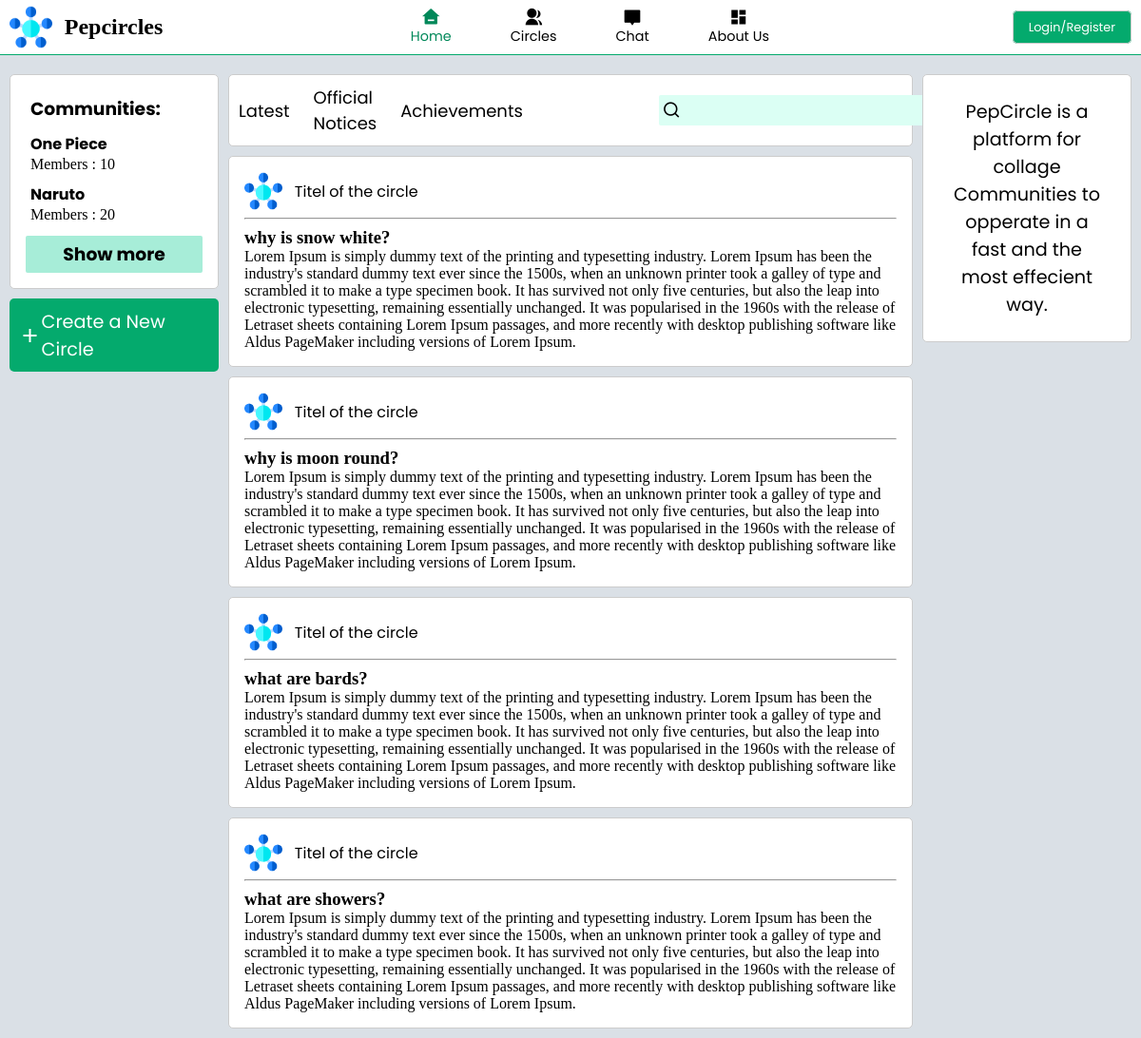
Before: / with the older database file.
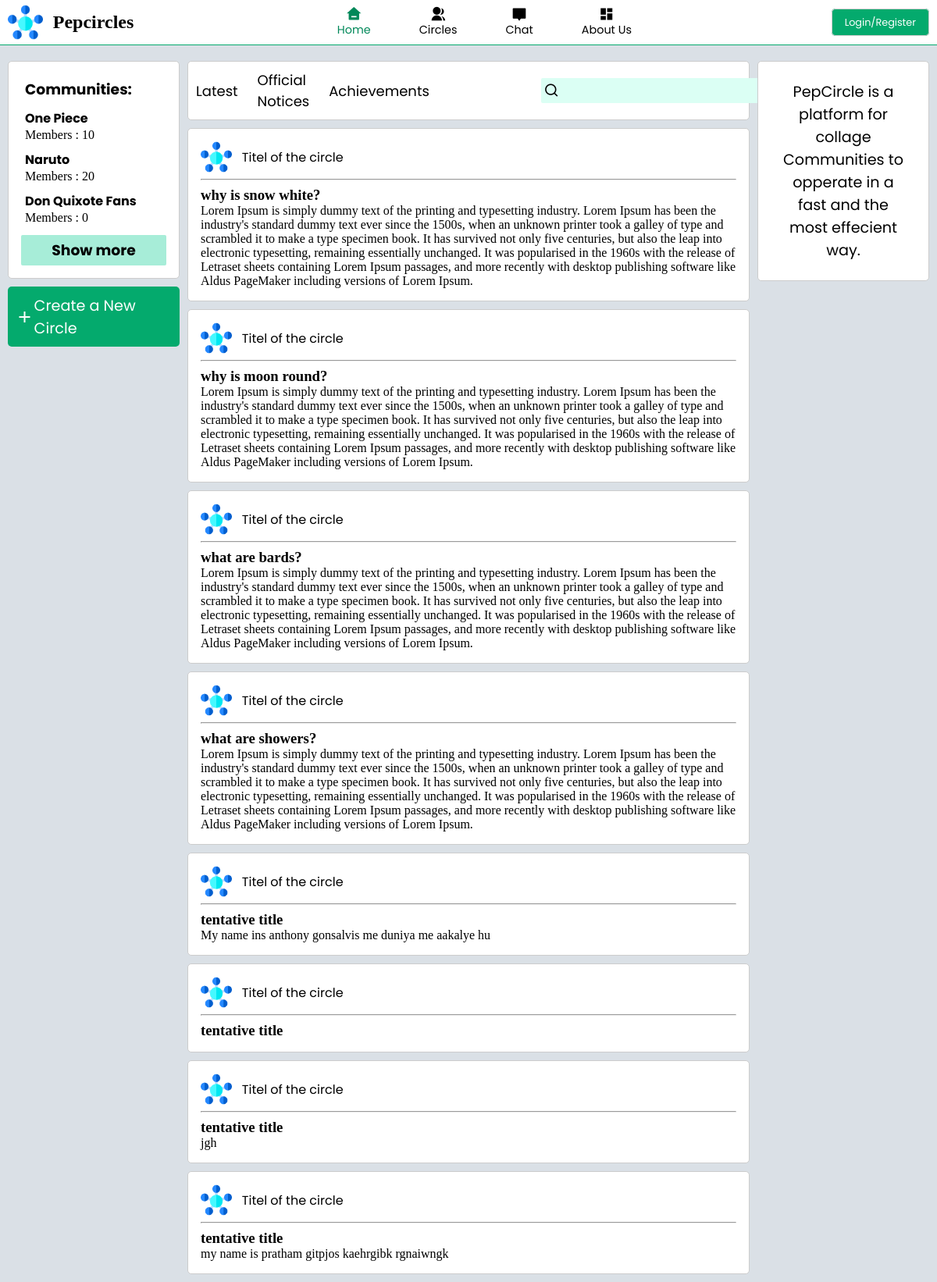
After: the same page with the newer database file.
### tables this page shows
CREATE TABLE `community_info` (
  `community_id` int(11) NOT NULL,
  `community_name` varchar(256) NOT NULL,
  `discription` longtext NOT NULL,
  `status` int(11) NOT NULL,
  `img` varchar(256) NOT NULL,
  `members` int(11) NOT NULL DEFAULT 0,
  `owner` varchar(250) NOT NULL
);

CREATE TABLE `posts` (
  `post_id` int(11) NOT NULL,
  `time` time(6) NOT NULL,
  `date` date NOT NULL,
  `user_id` varchar(256) NOT NULL,
  `title` varchar(3000) NOT NULL,
  `content` longtext NOT NULL
);

### index.php (the view, shortened to what this page needs)
<?php
include "pages/back/connection.php";
$sql = "SELECT *
            FROM community_info";
$sql2 = "SELECT *
            FROM posts";
$res = mysqli_query($conn, $sql);
$res2 = mysqli_query($conn, $sql2);
?>
<!DOCTYPE html>
<html lang="en">
<head>
    <link rel="stylesheet" href="css/index_style.css">
    <link rel="stylesheet" href="css/navbar.css">
    <link href="https://cdn.jsdelivr.net/npm/remixicon@2.5.0/fonts/remixicon.css" rel="stylesheet">
    <link rel="stylesheet" href="https://unpkg.com/boxicons@latest/css/boxicons.min.css">
</head>
<body>
    <?php
    include "pages/navbar.php";
    ?>
    <div class="main">
        <div class="comm_bar">
            <div class="sub_comm_bar">
                <h3 class="head">Communities:</h3>
                <ul>
                    <?php
                    if (mysqli_num_rows($res) > 0) {
                        while ($row = mysqli_fetch_assoc($res)) {
                    ?>
                            <li>
                                <a href="pages/community_page.php?commid=<?php echo $row['community_id'] ?>">
                                    <h3><?php echo $row['community_name']; ?></h3>
                                    <p>Members : <?php echo $row['members']; ?></p>
                                </a>
                            </li>
                    <?php
                        }
                    }
                    ?>
                </ul>
                <div class="show_more">
                    <h3 class="head"><a href="pages/circles.php">Show more</a></h3>
                </div>
            </div>
            <div class="create">
                <a href="pages/create_comm.php" id="comm">
                    <div><i class="ri-add-line"></i>
                        <p>Create a New Circle</p>
                    </div>
                </a>
            </div>
        </div>
        <div class="feed">
            <div class="tags">
                <a href="#">Latest</a>
                <a href="#">Official Notices</a>
                <a href="#">Achievements</a>
                <form class="search-box">
                <i class="ri-search-line"></i><input type="search">
                </form>
            </div>
            <div class="posts">
                <?php
                if (mysqli_num_rows($res2) > 0) {
                    while ($row2 = mysqli_fetch_assoc($res2)) {
                ?>
                        <div class="ind_post">
                            <div class="head_post">
                                <img src="./images/logo.png" alt="">
                                <span>Titel of the circle</span>
                            </div>
                            <hr>
                            <h3><?php echo $row2['title']; ?></h3>
                            <p><?php echo $row2['content']; ?></p>
                        </div>
                <?php }
                } ?>
            </div>
        </div>
        <div class="right_side">
                <?php
                    if (isset($_SESSION['login_status'])) {
                        $sql4 = "SELECT *
                                FROM staticcustomerinfo
                                WHERE user_id = '$user_id'";
                        $res4 = mysqli_query($conn, $sql4);
                        if (mysqli_num_rows($res4) > 0) {
                            $row4 = mysqli_fetch_assoc($res4);
                ?>
            <a href="pages/profile_page.php">
                <div class="profile" id="profile">
                    <div class="img">
                        <img src="<?php echo "images/profile_img/".$row4['profile_img']; ?>">
                    </div>
                    <div class="info">
                        <p><?php echo base64_decode($row4['user_name']); ?></p>
                        <p><?php echo base64_decode($row4['about']); ?></p>
                    </div>
                    <div class="pro_cir">
                        <p>Your circles : 5</p>
                        <p>Members : 500</p>
                    </div>
                </div>
            </a>
            <div class="sub_comm_bar" id="recent">
                <h3 class="head">Recent Posts:</h3>
                <ul>
                    <li>
                        <a href="#">
                            <h3>This_Community</h3>
                            <p>Community Discription</p>
                        </a>
                    </li>
                    <li>
                        <a href="#">
                            <h3>This_Community</h3>
                            <p>Community Discription</p>
                        </a>
                    </li>
                    <li>
                        <a href="#">
                            <h3>This_Community</h3>
                            <p>Community Discription</p>
                        </a>
                    </li>
                </ul>
            </div>
            <?php } } else{ ?>
                <div class="profile">
                    <div class = "info">
                        <p>PepCircle is a platform for collage Communities to opperate in a fast and the most effecient way.</p>
                    </div>
                </div>
            <?php } ?>
        </div>
    </div>
</body>
</html>

### pages/navbar.php
<div class="header">
        <div class="logo">
            <img src= "images/logo.png" alt="" height="45px" width="45px">
            <h1>Pepcircles</h1>
        </div>
        <div class="navbar">
            <nav>
                <ul>
                    <li><a class="current" href="index.php"><i class="ri-home-3-fill"></i><span>Home</span></a></li>
                    <li><a href="pages/circles.php"><i class="ri-group-fill"></i><span>Circles</span></a></li>
                    <li><a href="pages/chat.php"><i class="ri-chat-2-fill"></i><span>Chat</span></a></li>
                    <li><a href="pages/about.php"><i class="ri-dashboard-fill"></i></i><span>About Us</span></a></li>
                </ul>
            </nav>
        </div>
        <div class="login">
            <?php
            if (isset($_SESSION['login_status'])) {
            ?>
                <a href="pages/back/logout.php">Logout</a>
            <?php
            } else {
            ?>
                <a href="pages/login-form.php">Login/Register</a>
            <?php
            }
            ?>
        </div>
    </div>

### css/index_style.css (style rules this page uses)
.main { display: flex; }
.comm_bar { margin: 10px 10px 0 10px; width: 20%; }
.sub_comm_bar { margin: 10px 0 10px 0; background-color: white; border: 1px #ccc solid; border-radius: 5px; padding: 1rem; }
.show_more { margin-top: 0.5rem; border-radius: 2px; background-color: #a7edd8; }
.show_more h3 { display: flex; justify-content: center; align-items: center; }
.sub_comm_bar .head { font-family: 'Poppins'; padding: 5px 5px 5px 5px; }
.sub_comm_bar ul li { padding: 5px 5px 5px 5px; }
.sub_comm_bar ul li h3 { font-size: 1rem; font-family: 'Poppins'; }
.create { background-color: #04AA6D; color: white; padding: 0.6rem; border-radius: 5px; }
#comm div { display: flex; justify-content: center; align-items: center; }
#comm i { font-size: 1.5rem; color: white; }
#comm p { font-size: 1.2rem; font-family: 'Poppins'; color: white; }
.feed { width: 60%; margin: 20px 0 0 0; }
.tags { display: flex; align-items: center; border: 1px #ccc solid; padding: 5px 5px 5px 5px; background-color: white; border-radius: 5px; }
.tags a { border-radius: 2px; margin: 6rem; }
.tags a { margin: 0px 15px 0px 0; font-family: 'Poppins'; font-size: 18px; padding: 5px; border-radius: 2px; }
.search-box i { position: absolute; transform: translateX(660%); margin-top: 0.4rem; font-size: 1.2rem; }
.search-box input { width: 22rem; height: 2rem; margin-left: 7.7rem; border: none; background-color: #dbfff4; padding: 0.8rem; padding-inline: 1.5rem; border-radius: 2px; }
.ind_post { margin: 10px 0 10px 0; border: 1px #ccc solid; background-color: white; border-radius: 5px; padding: 1rem; }
.ind_post hr { margin-block: 0.5rem; height: 1px; background-color: #04AA6D; }
.head_post { display: flex; align-items: center; }
.head_post span { margin-left: 0.8rem; font-family: 'Poppins'; }
.head_post img { width: 40px; height: 40px; }
.right_side { margin: 10px 10px 0 10px; width: 20%; }
.profile { margin: 10px 0 10px 0; width: 100%; height: min-content; border: 1px #ccc solid; background-color: white; border-radius: 5px; display: flex; flex-direction: column; justify-content: center; align-items: center; padding: 1rem; }
.info { text-align: center; }
.info :nth-child(1) { font-size: 1.2rem; font-family: 'Poppins'; padding: 0.5rem; }

### css/navbar.css (style rules this page uses)
* { list-style: none; margin: 0px; padding: 0px; text-decoration: none; box-sizing: border-box; }
body { background-color: #DAE0E6; }
a { color: black; }
.header { background-color: white; display: flex; justify-content: space-between; padding: 3px 10px 3px 0px; align-items: center; border-bottom: #04AA6D 1px solid; }
.logo { padding: 0px; margin-left: 10px; display: flex; align-items: center; }
.logo img { margin-right: 0.5rem; }
.logo h1 { font-size: 1.5rem; padding-inline: 0.3rem; }
.navbar nav ul { display: inline-flex; }
.navbar nav ul li { padding-inline: 1rem; }
.navbar nav ul li a { display: flex; flex-direction: column; justify-content: center; align-items: center; }
.navbar nav ul li i { font-size: 1.25rem; }
.navbar nav ul li span { font-size: 0.9rem; font-family: 'Poppins'; }
.navbar a { margin: 0 10px 0 10px; padding: 5px; font-size: 18px; color: black; font-family: 'Nunito Sans', sans-serif; }
.navbar .current { color: #018859; }
.login a { padding: 0.5rem 1rem; background-color: #04AA6D; font-size: 0.8rem; color: white; border: 1px #ccc solid; border-radius: 5px; font-family: 'Poppins'; }

Changed rows visible on the page:
added community_info: community_name "Don Quixote Fans", members "0"
added posts: title "tentative title", content "My name ins anthony gonsalvis me duniya me aakalye hu"
added posts: title "tentative title"
added posts: title "tentative title", content "jgh"
added posts: title "tentative title", content "my name is pratham gitpjos kaehrgibk rgnaiwngk"
